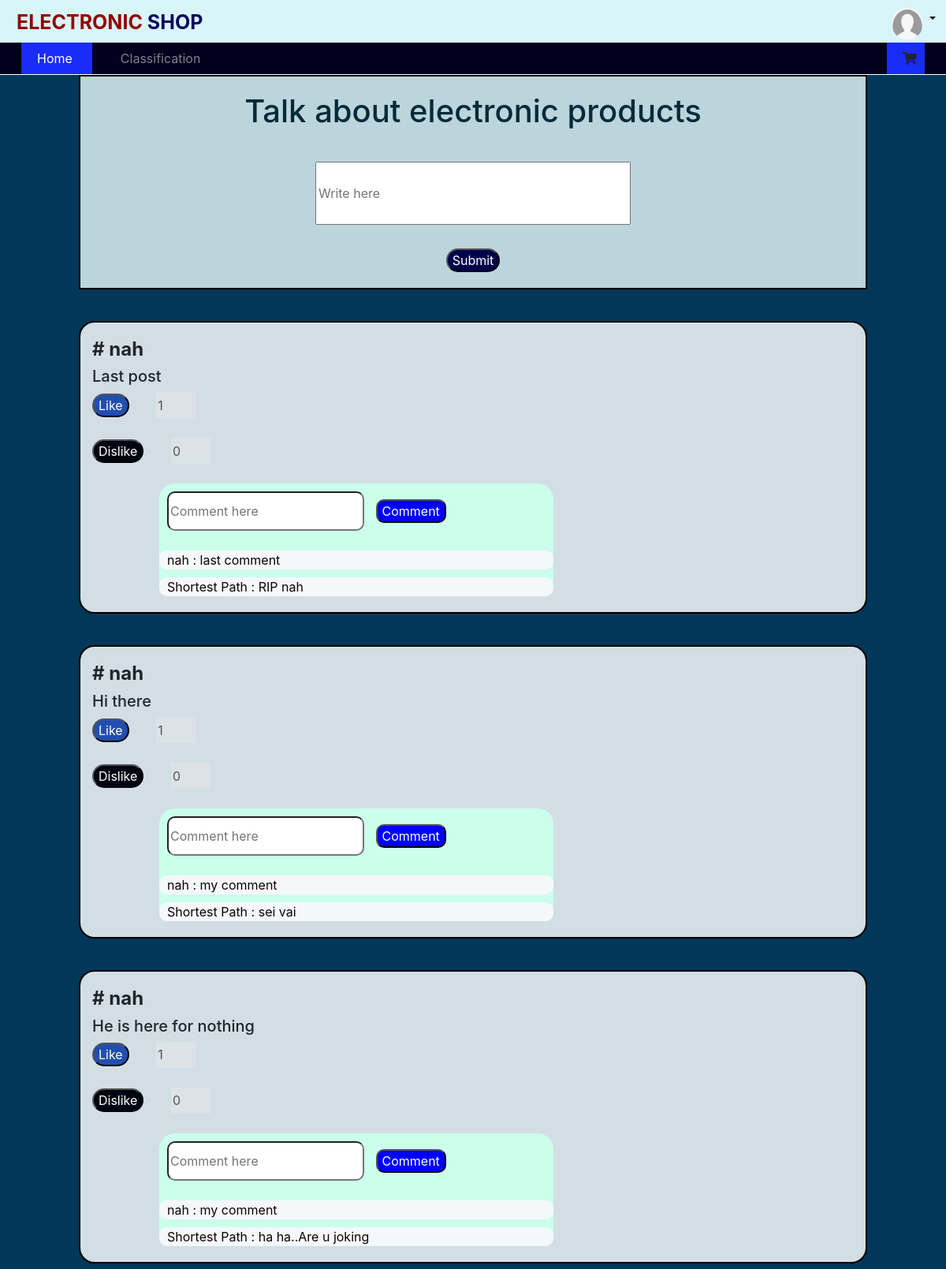
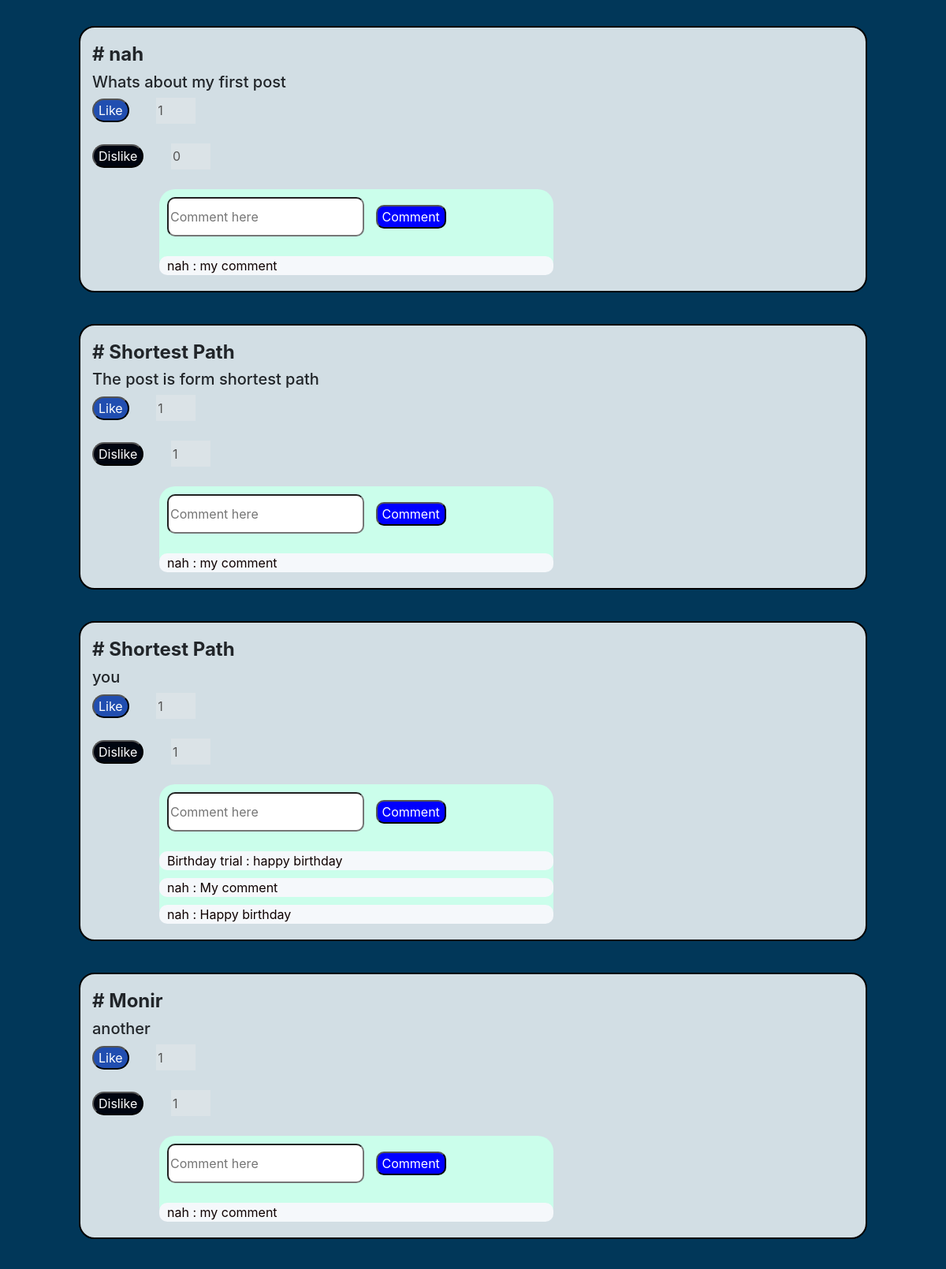
Page /discussion.php (upper part) on the committed database (2 pictures, top to bottom).
### tables this page shows
CREATE TABLE `post` (
  `post_id` int(11) NOT NULL,
  `post_content` text NOT NULL,
  `user_id` int(11) NOT NULL
);

CREATE TABLE `user` (
  `user_id` int(11) NOT NULL,
  `name` varchar(100) NOT NULL,
  `email` varchar(100) NOT NULL,
  `password` varchar(500) NOT NULL,
  `rating` int(11) DEFAULT NULL,
  `review` varchar(123) NOT NULL,
  `DateOfBirth` date NOT NULL,
  `username` varchar(30) NOT NULL
);

CREATE TABLE `comment` (
  `comment_id` int(11) NOT NULL,
  `post_id` int(11) NOT NULL,
  `user_id` int(11) NOT NULL,
  `comment_content` varchar(250) NOT NULL
);

### discussion.php (the view, shortened to what this page needs)
<?php
$user_id = 0;
?>
<!DOCTYPE html>
<html lang="en">
<head>
    <link href="https://cdn.jsdelivr.net/npm/bootstrap@5.0.2/dist/css/bootstrap.min.css" rel="stylesheet"
>
    <link rel='stylesheet'
        href='https://cdnjs.cloudflare.com/ajax/libs/twitter-bootstrap/4.5.2/css/bootstrap.min.css' />
    <link rel='stylesheet' href='https://cdnjs.cloudflare.com/ajax/libs/font-awesome/5.9.0/css/all.min.css' />
    <link rel="stylesheet" href="styles/indexSt.css">
    <link rel="stylesheet" href="styles/myCartSt.css">
    <link rel="stylesheet" href="styles/discussion.css">
</head>
<body>
    <div class="header-sec">
        <div class="row">
            <div class="col-md-9 col-sm-9 brand-logo">
                <p><span class="no-same no-shop">ELECTRONIC </span><span class="no-same logo-shop">SHOP</span></p>
            </div>
            <div class="col-md-2 col-sm-2" style="text-align: center;margin-top: 10px;margin-bottom: 10px;">
            </div>
            <div class="col-md-1 col-sm-1">
                <div class="dropdown">
                    <a class="dropdown-toggle" id="navbarDropdown" role="button" data-bs-toggle="dropdown"
                        aria-expanded="false">
                        <?php
                        if ($user_id) {
                            echo '<img src="images/user_on.png" alt="">';
                        } else {
                            echo '<img src="images/user_off.png" alt="">';
                        }
                        ?>
                    </a>
                </div>
            </div>
        </div>
    </div>
    <nav class="navbar navbar-expand-lg navbar-dark navbar-bg">
        <div class="container-fluid">
            <div class="collapse navbar-collapse" id="navbarSupportedContent">
                <ul class="navbar-nav me-auto mb-2 mb-lg-0">
                    <li class="nav-item">
                        <div class="d-flex myCartMenu me-2">
                            <a class="" href="index.php">Home</a>
                        </div>
                    </li>
                    <li class="nav-item">
                        <a class="nav-link" href="detect.php">Classification</a>
                    </li>
                </ul>
                <?php
                if ($user_id > 0) { ?>
                    <div id="myCartBtn" class="myCartMenu">
                        <a href="mycart.php">
                            <i class="fas fa-shopping-cart"></i>
                            <span id="cart-item" class="badge badge-danger"></span>
                        </a>
                    </div>
                    <?php
                } else { ?>
                    <div id="myCartBtn" class="myCartMenu">
                        <i class="fas fa-shopping-cart"></i>
                    </div>
                    <?php
                }
                ?>
            </div>
        </div>
    </nav>
    <div class="boss">
        <div class="top">
            <div class="DisscussionTitle">
                <h1 style="margin-top:20px">Talk about electronic products</h1>
            </div>
            <div>
                <form action="postAdding.php" method="post">
                    <div class="formdiv">
                        <input type="text" placeholder="Write here" name="post_info" class="postinput">
                        <button type="submit" class="postbutton" name="submit" value="submit">Submit</button>
                    </div>
                </form>
            </div>
        </div>
        <div class="parentpost">
            <div>
                <?php
                require_once './dbconn.php';
                $query = "SELECT * FROM `post` ORDER BY `post_id` DESC";
                $row = mysqli_query($link, $query);
                $output = '';
                while ($res = mysqli_fetch_assoc($row)) {
                    $post_id = $res['post_id'];
                    $realnames = $res['user_id'];
                    $query33 = "SELECT * FROM `user` WHERE `user_id`='$realnames'";
                    $row33 = mysqli_query($link, $query33);
                    while ($lol = mysqli_fetch_assoc($row33)) {
                        $realname = $lol['name'];
                        break;
                    }
                    $query3 = "SELECT * FROM `like` WHERE `post_id`='$post_id'";
                    $total_like_pre = mysqli_query($link, $query3);
                    $total_like_count = 0;
                    $is_liked = 0;
                    while ($total_like = mysqli_fetch_assoc($total_like_pre)) {
                        $total_like_count++;
                    }
                    $query4 = "SELECT * FROM `dislike` WHERE `post_id`='$post_id'";
                    $total_dislike_pre = mysqli_query($link, $query4);
                    $total_dislike_count = 0;
                    $is_disliked = 0;
                    while ($total_dislike = mysqli_fetch_assoc($total_dislike_pre)) {
                        $total_dislike_count++;
                    }
                    $output .= '<div class="borderClass"><h4 class="nametitle"># ' . $realname . '</h4>';
                    $output .= '<div class="content">
              <h5 class = "lollo" id="post_content">' . $res['post_content'] . '</h5></div>';
                    $output .= '   <div>
              <div class="likeanddislike">
                  <button id =' . $post_id . ' class="likebtn">';
                    if ($is_liked == 1)
                        $output .= 'Liked';
                    else
                        $output .= 'Like';
                    $output .= '</button>
                  <input type="text" id="likeinputID" value=' . $total_like_count . ' class="likecnt" disabled>
              </div>
              <div class="likeanddislike">
                  <button id =' . $post_id . ' class="dislikebtn">';
                    if ($is_disliked == 1)
                        $output .= 'Disliked';
                    else
                        $output .= 'Dislike';
                    $output .= '</button>
                  <input type="text" id="dislikeinputID" value=' . $total_dislike_count . ' class="likecnt" disabled>
              </div>
          </div>
          <div class="comment" id="commentTotal">
              <input type = "text" placeholder="Comment here" id="commentID' . $post_id . '"  name="commentname" class="commentclass">
              <button type="submit" class="commentbtn" id =' . $post_id . ' name="submitcom" value="submitcom">Comment</button>
              <div id="commentRefresh' . $post_id . '">';
                    $query5 = "SELECT * FROM `comment` WHERE `post_id`='$post_id'";
                    $precom = mysqli_query($link, $query5);
                    while ($comment = mysqli_fetch_assoc($precom)) {
                        $ucomID = $comment['user_id'];
                        $query6 = "SELECT * FROM `user` WHERE `user_id`='$ucomID'";
                        $actualName = $ucomID;
                        $precom2 = mysqli_query($link, $query6);
                        while ($ultName = mysqli_fetch_assoc($precom2)) {
                            $actualName = $ultName['name'];
                            break;
                        }
                        $output .= '<div  class = "indicomment"><p class="commentContent"> ' . $actualName . ' : ' . $comment['comment_content'] . '</div>';
                    }
                    $output .= ' </div> </div> </div>';
                }
                echo $output;
                ?>
            </div>
        </div>
    </div>
</body>
</html>

### styles/indexSt.css (style rules this page uses)
body { margin: 0; padding: 0; background-color: rgb(255, 255, 255); }
.header-sec { padding: 0px 3%; background-color: white; }
.header-sec a { text-decoration: none; color: black; }
.header-sec img { margin: 10px 0px 0px 50%; width: 40px; height: 40px; border-radius: 50%; }
.brand-logo { padding: 10px 0px 0px 0px; }
.no-same { font-size: 25px; font-weight: 700; }
.no-shop { color: rgb(9, 37, 250); }
.logo-shop { color: rgb(55, 60, 77); }
.navbar-bg { background-color: rgb(55, 60, 77); }
.navbar { margin-top: -5px; padding: 0px 1%; margin-bottom: 10px; }
.nav-link { margin: 0px 20px; }
.myCartMenu a { text-decoration: none; color: white; padding-right: 15px; }
.myCartMenu { background-color: rgb(61, 4, 111); padding: 8px 10px 8px 20px; display: inline; }

### styles/myCartSt.css (style rules this page uses)
body { margin: 0; padding: 0; background-color: rgb(255, 255, 255); }
.header-sec { padding: 0px 3%; background-color: rgb(216, 245, 247); }
.header-sec a { text-decoration: none; color: black; }
.header-sec img { margin: 10px 0px 0px 50%; width: 40px; height: 40px; border-radius: 50%; }
.brand-logo { padding: 10px 0px 0px 0px; }
.no-same { font-size: 25px; font-weight: 700; }
.no-shop { color: rgb(147, 2, 2); }
.logo-shop { color: rgb(9, 3, 93); }
.navbar-bg { background-color: rgb(1, 1, 29); }
.navbar { margin-top: -10px; padding: 0px 1%; margin-bottom: 1px; }
.nav-link { margin: 0px 20px; color: white; }
.myCartMenu a { text-decoration: none; color: white; padding-right: 15px; }
.myCartMenu { background-color: rgb(26, 44, 248); padding: 8px 10px 8px 20px; display: inline; }

### styles/discussion.css (style rules this page uses)
.boss { background-color: rgb(1, 55, 89); }
.DisscussionTitle { text-align: center; color: rgb(1, 42, 57); }
.formdiv { display: flex; flex-direction: column; align-items: center; margin-top: 40px; }
.top { border: 2px solid black; background-color: rgb(188, 212, 219); margin-left: 100px; margin-right: 100px; }
.nametitle { margin-top: 20px; margin-left: 15px; font-weight: bold; }
.content { margin-left: 15px; width: 600px; }
.likeanddislike { margin-left: 15px; }
.comment { width: 500px; margin-left: 100px; border: 0px solid black; background-color: rgb(203, 254, 235); border-radius: 20px; margin-bottom: 20px; }
.commentbtn { border-radius: 10px; background-color: blue; color: white; }
.commentclass { border-radius: 10px; margin: 10px; }
.postinput { width: 400px; height: 80px; margin-bottom: 30px; }
.borderClass { border: 2px solid black; background-color: rgb(210, 222, 228); margin-left: 70px; border-radius: 20px; margin-right: 100px; margin-top: 40px; }
.commentclass { width: 250px; height: 50px; margin-bottom: 15px; }
.commentContent { margin: 10px; margin-left: 10px; }
.indicomment { border: 0px solid black; border-radius: 10px; margin-top: 5px; margin-bottom: 5px; background-color: rgb(245, 248, 251); color: rgb(14, 0, 0); }
.likebtn { color: white; background-color: rgb(33, 78, 176); border-radius: 15px; }
.dislikebtn { color: white; background-color: rgb(0, 5, 16); border-radius: 15px; }
.likecnt { margin-bottom: 25px; max-width: 50px; height: 33px; border: none; margin-left: 30px; }
.postbutton { border-radius: 20px; background-color: rgb(2, 2, 74); color: white; margin-bottom: 20px; }
.parentpost { margin-left: 30px; margin-top: 30px; }

### rows in the picture
post: user.name "nah", post_content "Last post", value "Like Dislike", value "1", value "0"
comment: user.name "nah", comment_content "last comment"
comment: user.name "Shortest Path", comment_content "RIP nah"
post: user.name "nah", post_content "Hi there", value "Like Dislike", value "1", value "0"
comment: user.name "nah", comment_content "my comment"
comment: user.name "Shortest Path", comment_content "sei vai"
post: user.name "nah", post_content "He is here for nothing", value "Like Dislike", value "1", value "0"
comment: user.name "nah", comment_content "my comment"
comment: user.name "Shortest Path", comment_content "ha ha..Are u joking"
post: user.name "nah", post_content "Whats about my first post", value "Like Dislike", value "1", value "0"
comment: user.name "nah", comment_content "my comment"
post: user.name "Shortest Path", post_content "The post is form shortest path", value "Like Dislike", value "1"
comment: user.name "nah", comment_content "my comment"
post: user.name "Shortest Path", post_content "you", value "Like Dislike", value "1"
comment: user.name "Birthday trial", comment_content "happy birthday"
comment: user.name "nah", comment_content "My comment"
comment: user.name "nah", comment_content "Happy birthday"
post: user.name "Monir", post_content "another", value "Like Dislike", value "1"
comment: user.name "nah", comment_content "my comment"
